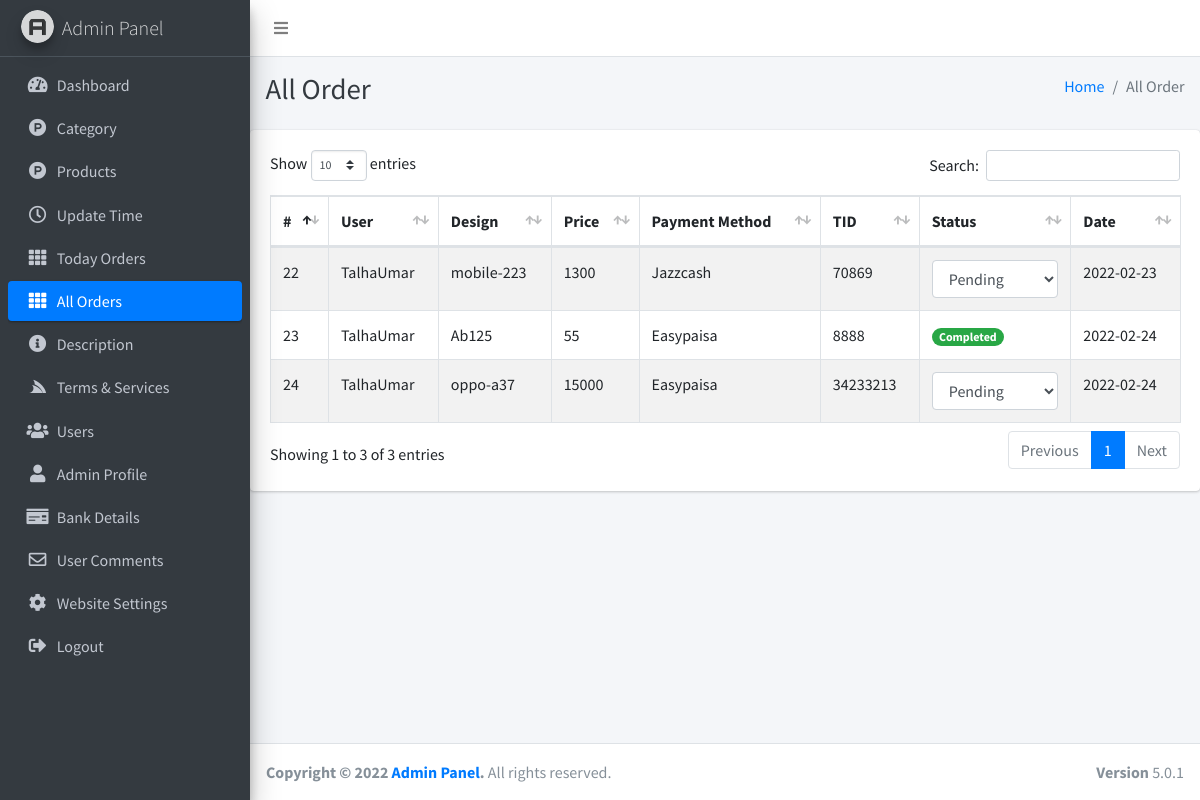
Page /admin/allorder.php (signed in) on the committed database.
### tables this page shows
CREATE TABLE `orders` (
  `id` int(11) NOT NULL,
  `pid` int(11) DEFAULT NULL,
  `product_id` int(11) NOT NULL,
  `user_id` int(11) NOT NULL,
  `order_date` date NOT NULL,
  `Method` varchar(255) NOT NULL,
  `TID` varchar(255) NOT NULL,
  `Paid_amount` varchar(255) NOT NULL,
  `status` int(1) NOT NULL DEFAULT 0
);

CREATE TABLE `users` (
  `id` int(11) NOT NULL,
  `username` varchar(255) NOT NULL,
  `fullname` varchar(255) NOT NULL,
  `email` varchar(255) NOT NULL,
  `phone` varchar(255) NOT NULL,
  `password` varchar(255) NOT NULL,
  `profile` varchar(255) NOT NULL,
  `OTP` int(4) NOT NULL DEFAULT 0,
  `status` int(1) NOT NULL DEFAULT 0,
  `register_date` varchar(244) NOT NULL
);

CREATE TABLE `products` (
  `id` int(11) NOT NULL,
  `cate_id` int(255) NOT NULL,
  `product_code` varchar(255) NOT NULL,
  `product_price` varchar(255) NOT NULL,
  `product_img` varchar(255) NOT NULL,
  `add_date` date NOT NULL,
  `status` int(255) NOT NULL
);

### admin/allorder.php (the view, shortened to what this page needs)
<?php include_once ("includes/header.php");
      include_once ("includes/topbar.php");
      include_once ("includes/sidebar.php");
?>
<div class="content-wrapper">
    <div class="content-header">
      <div class="container-fluid">
        <div class="row mb-2">
          <div class="col-sm-6">
            <h1 class="m-0 text-dark">All Order</h1>
          </div>
          <div class="col-sm-6">
            <ol class="breadcrumb float-sm-right">
              <li class="breadcrumb-item"><a href="dashboard.php">Home</a></li>
              <li class="breadcrumb-item active">All Order</li>
            </ol>
          </div>
        </div>
      </div>
    </div>
    <div class="card">
              <div class="card-body">
                <table  id="example2" class="table table-bordered table-striped">
                  <thead>
                  <tr>
                       <th>#</th>
                       <th>User</th>
                       <th>Design</th>
                       <th>Price</th>
                       <th>Payment Method</th>
                       <th>TID</th>
                       <th>Status</th>
                       <th>Date</th>
                  </tr>
                  </thead>
                  <tbody>
                     <?php
                    $sql2 = "SELECT * FROM orders";
                     $result2 = mysqli_query($con, $sql2);
                     if (mysqli_num_rows($result2) > 0) {
                      while($row2 = mysqli_fetch_assoc($result2)) {
                     ?>
                 <tr>
                    <td><?php echo $row2['id'];?></td>
                    <td><?php
                    $uuid=$row2['user_id'];
                    $sql5 = "SELECT * FROM users WHERE id='$uuid'";
                       $result5 = mysqli_query($con, $sql5);
                       $row5 = mysqli_fetch_assoc($result5);
                       echo $row5['fullname'];
                       ?>
                       </td>
                     <td><?php
                       $ppid=$row2['product_id'];
                       $sql3 = "SELECT * FROM products WHERE id='$ppid'";
                       $result3 = mysqli_query($con, $sql3);
                       $row3 = mysqli_fetch_assoc($result3);
                       echo $row3['product_code'];
                      ?></td>
                    <td><?php echo $row2['Paid_amount'];?></td>
                    <td><?php echo $row2['Method'];?></td>
                    <td><?php echo $row2['TID'];?></td>
                    <td><?php
                        if ($row2['status']=='0') {
                      ?>
                      <form method="post" id="form">
                        <select class="form-control" name="status" onchange="document.getElementById('form').submit();">
                          <option value="0">Pending</option>
                        </select>
                      </form>
                    <?php } else
                        if ($row2['status']=='1') {
                           echo '<span class="badge badge-pill badge-success">Completed</span>';
                        }
                     ?>
                    </td>
                    <td><?php echo $row2['order_date'];?></td>
                  </tr>
                 <?php } } else {?>
                <th colspan="8">No order placed yet..</th>
            <?php } ?>
            </tbody>
          </table>
    </div>
   </div>
</div>
<?php include_once ("includes/footer.php");?>

### rows in the picture
orders: id "22", user.fullname "TalhaUmar", product.product_code "mobile-223", Paid_amount "1300", Method "Jazzcash", TID "70869", order_date "2022-02-23"
orders: id "23", user.fullname "TalhaUmar", product.product_code "Ab125", Paid_amount "55", Method "Easypaisa", TID "8888", status "Completed", order_date "2022-02-24"
orders: id "24", user.fullname "TalhaUmar", product.product_code "oppo-a37", Paid_amount "15000", Method "Easypaisa", TID "34233213", order_date "2022-02-24"
